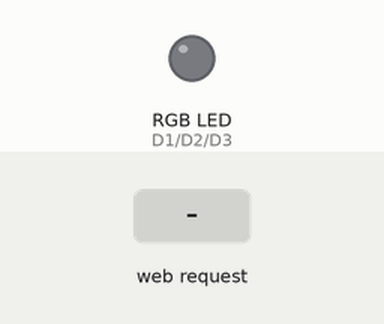
Recording of a sketch running on a simulated ESP8266 (NodeMCU). On the bench: an RGB LED mixed from three pins (HIGH = lit). The inputs (shaded band) are chosen by the test bench. WiFi joins after 1.5 s; servers stay silent unless stated; what the sketch prints to the serial monitor is not drawn.

Above: at 3.7 s.
3.8 s: HTTP request GET /?Red=1 received
At 4.5 s:
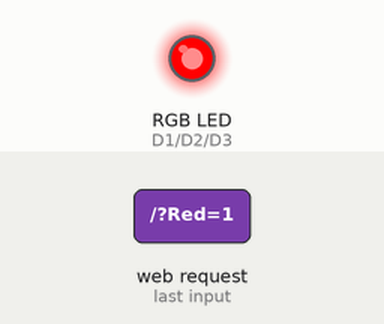
5.3 s: HTTP request GET /?on=120&START=120&Red=120 received
At 6.2 s:
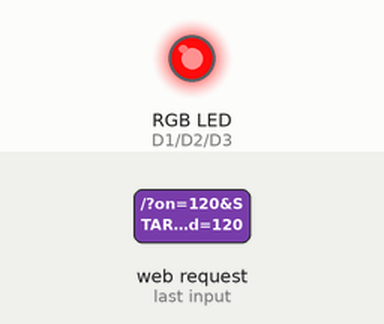
6.8 s: HTTP request GET /?on=1 received
At 7.8 s:
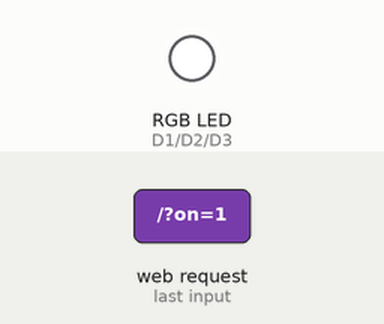
Timing chart, 0 to 9.8 s (numbered marks = the images above; inputs shaded):
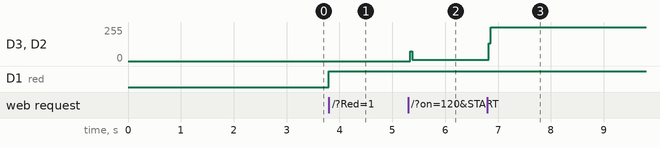

The sketch:

10ledweb.ino
```cpp
#include <ESP8266WiFi.h>
#include <ESP8266WebServer.h>

# define red D1
# define green D2
# define blue D3
// Replace with your network credentials

//const char* ssid = "Satvik-2G";
//const char* password = "Ishan@7038";

const char* ssid = "i";
const char* password = "";

ESP8266WebServer server(80);   //instantiate server at port 80 (http port)

String page = "";


void setup(void) {
  pinMode(D1, OUTPUT);
  pinMode(D2, OUTPUT);
  pinMode(D3, OUTPUT);

  delay(1000);
  Serial.begin(115200);
  WiFi.begin(ssid, password); //begin WiFi connection
  Serial.println("");

  // Wait for connection
  while (WiFi.status() != WL_CONNECTED) {
    delay(500);
    Serial.print(".");
  }
  Serial.println("");
  Serial.print("Connected to ");
  Serial.println(ssid);
  Serial.print("IP address: ");
  Serial.println(WiFi.localIP());

  server.on("/", []() {
    page = "<h1>Set Color</h1>";
    page += "<form action='/' method='post'>";

    page += "<button type='submit' name='on' value=255>on</button>";
    page += "<button type='submit' name='Red' value=10>Red</button>";
    page += "<button type='submit' name='Green' value=20>Green</button>";
    page += "<button type='submit' name='Blue' value=30>Blue</button>";
    page += "<button type='submit' name='off' value=0>off</button>";

    page += "</form>";
    //page += "<script>setTimeout(function() { location.reload(); }, 5000);</script>"; // Reload page every 10 seconds
    server.send(200, "text/html", page);
  });

  server.begin();
  Serial.println("Web server started!");
}

void loop(void) {
  server.handleClient();

  // Check if a button was pressed
  if (server.hasArg("on"))
    {
      String startValue = server.arg("START");
      Serial.println(startValue);
      analogWrite(red,255);
      analogWrite(green,255);
      analogWrite(blue,255);
    }
  if (server.hasArg("Red"))
    {
      String startValue = server.arg("Red");
      Serial.println(startValue);
      analogWrite(red , 255);
      analogWrite(green , 0);
      analogWrite(blue , 0);
    }
  if (server.hasArg("Green"))
    {
      String startValue = server.arg("Green");
      Serial.println(startValue);
      analogWrite(red , 0);
      analogWrite(green,255);
      analogWrite(blue , 0);

    }
    if (server.hasArg("Blue"))
    {
      String startValue = server.arg("Blue");
      Serial.println(startValue);
      analogWrite(red , 0);
      analogWrite(green , 0);
      analogWrite(blue , 255);
    }
    if (server.hasArg("off"))
    {
      String startValue = server.arg("off");
      Serial.println(startValue);
      analogWrite(red,0);
      analogWrite(green,0);
      analogWrite(blue,0);
    }
}
```

Measured:
- after the input at 3.8 s, D1 (red): LOW → HIGH at once
- after the input at 5.3 s, D3 (blue), D2 (green): 0/255 → 11/255 at once
- after the input at 6.8 s, D3 (blue), D2 (green): 11/255 → 255/255 at once
